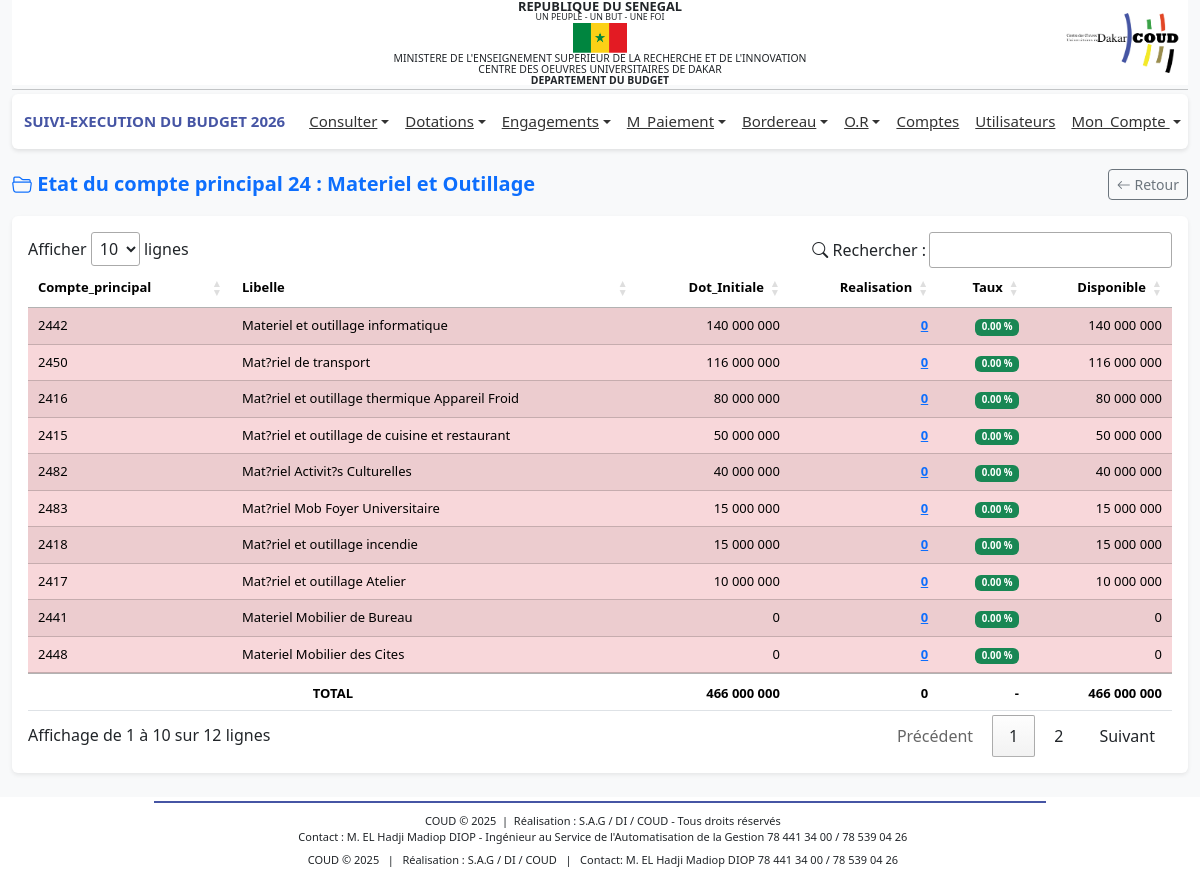
The page /profiles/dg/actuel_2.php?idCp=4 (signed in) on the database as committed earlier.
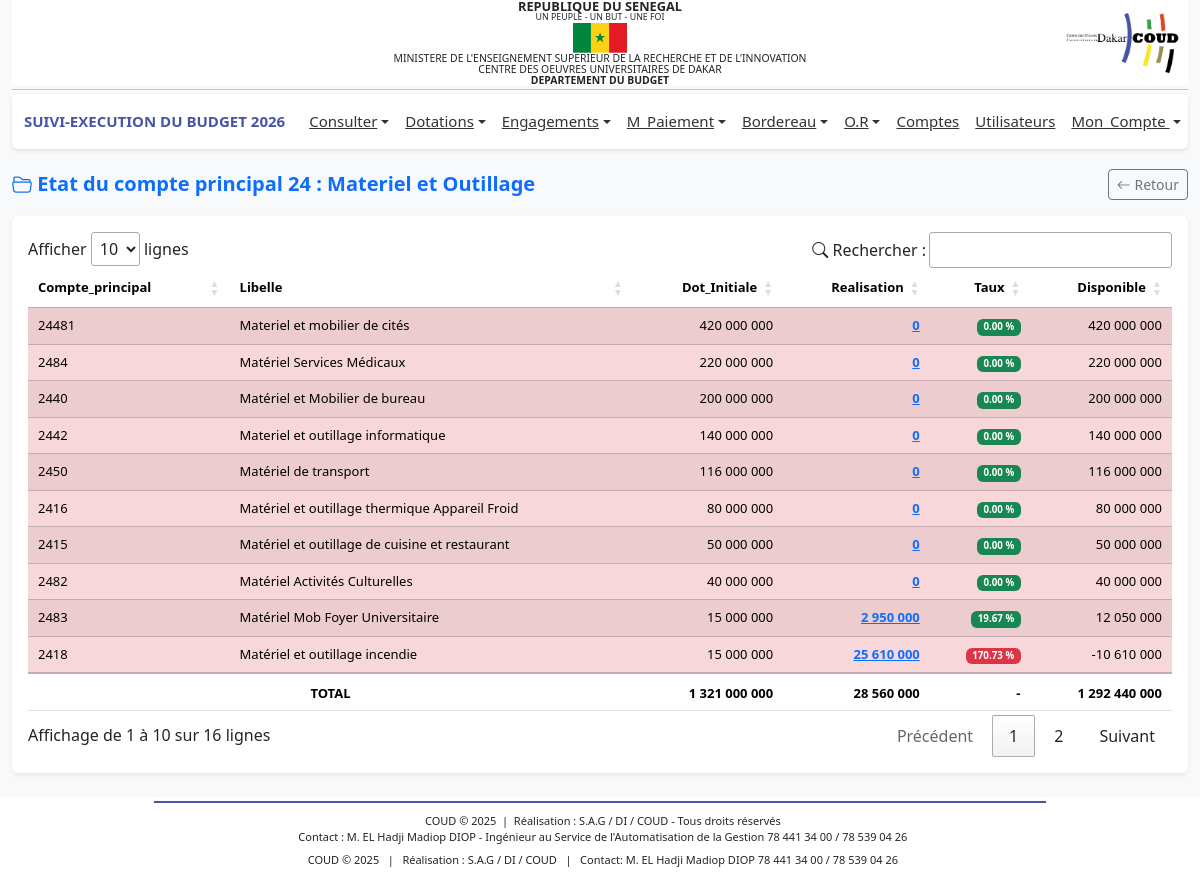
The same page on the database as committed later.
### tables this page shows
CREATE TABLE IF NOT EXISTS `bud_compte` (
  `idCompte` int NOT NULL AUTO_INCREMENT,
  `numCompte` varchar(100) DEFAULT NULL,
  `code` varchar(50) DEFAULT NULL,
  `dateSys` datetime DEFAULT CURRENT_TIMESTAMP,
  `libelle` varchar(255) DEFAULT NULL,
  `idCp` int DEFAULT NULL,
  PRIMARY KEY (`idCompte`),
  UNIQUE KEY `numCompte` (`numCompte`),
  KEY `idCp` (`idCp`)
);

### includes/fonctions.php (called while the page is built, shortened)
<?php
function connexionBD()
{
    $connexion = mysqli_connect('localhost', 'root', '', 'budget_db_2024') or
        die('Serveur inaccessible. Merci de reessayer plus tard.');
    return $connexion;
}
$connexion = connexionBD();
function getExecution_2($idCp)
{
    global $connexion;
    $anneeEnCours = $_SESSION['an'];
    $idCp = (int) $idCp;
    $query = "
    SELECT
        cp.idCp,
        cp.numCp,
        cp.libelle,
        c.idCompte,
        c.numCompte,
        c.libelle AS libelleC,
        cp.nature AS typeCompte,
        COALESCE(d.totalDotations, 0) AS totalDotations,
        COALESCE(d.totalDotInitial, 0) AS totalDotInitial,
        COALESCE(d.totalDotRemanier, 0) AS totalDotRemanier,
        COALESCE(e.totalEngs, 0) AS totalEngs,
        COALESCE(r.totalRecettes, 0) AS totalRecettes,
        COALESCE(o.totalOp, 0) AS totalOp
    FROM bud_comptep cp
    JOIN bud_compte c ON c.idCp = cp.idCp
    /* DOTATIONS */
    LEFT JOIN (
        SELECT
            d.idCompte,
            SUM(d.volume) AS totalDotations,
            SUM(CASE WHEN d.type = 'initiale' THEN d.volume ELSE 0 END) AS totalDotInitial,
            SUM(CASE WHEN d.type = 'remanier' THEN d.volume ELSE 0 END) AS totalDotRemanier
        FROM bud_dotations d
        WHERE d.an = '$anneeEnCours'
        GROUP BY d.idCompte
    ) d ON d.idCompte = c.idCompte
    /* bud_engagements */
    LEFT JOIN (
        SELECT
            eng.idCompte,
            SUM(eng.montant) AS totalEngs
        FROM bud_engagements eng
        GROUP BY eng.idCompte
    ) e ON e.idCompte = c.idCompte
    /* ORDRES DE RECETTES */
    LEFT JOIN (
        SELECT
            idCompte,
            SUM(montant) AS totalRecettes
        FROM bud_ordre_recette
        GROUP BY idCompte
    ) r ON r.idCompte = c.idCompte
    /* OPERATIONS */
    LEFT JOIN (
        SELECT
            eng.idCompte,
            SUM(op.montant) AS totalOp
        FROM bud_operations op
        JOIN bud_engagements eng ON eng.idEng = op.idEng
        GROUP BY eng.idCompte
    ) o ON o.idCompte = c.idCompte
    WHERE c.idCp = '$idCp'
    ORDER BY totalDotations DESC
    ";
    $result = $connexion->query($query);
    return ($result && $result->num_rows > 0)
        ? $result->fetch_all(MYSQLI_ASSOC)
        : [];
}
function getComptePById($idCp)
{
    global $connexion;
    $idCp = (int) $idCp;
    $query = "SELECT cp.idCp, cp.numCp, cp.libelle
              FROM bud_comptep cp
              WHERE cp.idCp = '$idCp'
              LIMIT 1";
    $result = $connexion->query($query);
    if ($result && $result->num_rows > 0) {
        return $result->fetch_assoc();
    } else {
        return null;
    }
}
?>

### profiles/dg/actuel_2.php (the view, shortened to what the changed rows need)
<?php
include '../../includes/fonctions.php';
$idCp = $_GET['idCp'];
$execs1 = getExecution_2($idCp);
foreach ($execs1 as $exec) {
    if ($exec['totalDotRemanier'] != 0) {
        $showRemanier = true;
        break;
    }
}
?>
<?php include '../../includes/header.php';?>
<link rel="stylesheet" href="https://cdn.datatables.net/1.13.6/css/jquery.dataTables.min.css">
<link rel="stylesheet" href="https://cdn.jsdelivr.net/npm/bootstrap-icons@1.11.3/font/bootstrap-icons.css">
<main class="container-fluid mt-3">
    <div class="card shadow-sm border-0">
        <div class="card-body">
            <div class="table-responsive">
                <table id="tableComptes" class="table table-striped table-hover align-middle">
                    <thead class="text-white custom-header">
                        <tr>
                            <th>Compte_principal</th>
                            <th>Libelle</th>
                            <th class="text-end">Dot_Initiale</th>
                            <th class="text-end">Realisation</th>
                            <th class="text-end">Taux</th>
                            <th class="text-end">Disponible</th>
                        </tr>
                    </thead>
                    <tbody>
                        <?php
                        $TDotations = $TEngs = $TOp = $TDotationInitiale = $TDotationRemanier = 0;
                        if (!empty($execs1)) :
                            foreach ($execs1 as $exec) :
                                $realisation = ($exec['typeCompte'] == 'ressource' || $exec['typeCompte'] == 'produit' )
                                    ? $exec['totalRecettes']
                                    : $exec['totalEngs'];
                                $taux = ($exec['totalDotations'] == 0)
                                    ? 0
                                    : ($realisation * 100) / $exec['totalDotations'];
                                $disponible = ($exec['typeCompte'] == 'ressource' || $exec['typeCompte'] == 'produit' )
                                    ? null
                                    : ($exec['totalDotations'] - $realisation);
                                if ($exec['typeCompte'] == 'ressource' || $exec['typeCompte'] == 'produit' ) {
                                    $badgeClass = ($taux < 100) ? 'bg-danger' : (($taux == 100) ? 'bg-success' : 'bg-primary');
                                } else {
                                    $badgeClass = ($taux >= 80) ? 'bg-danger' : (($taux >= 50) ? 'bg-warning text-dark' : 'bg-success');
                                }
                        ?>
                        <tr
                            class="<?= ($exec['typeCompte'] == 'ressource' || $exec['typeCompte'] == 'produit' ) ? 'table-primary' : 'table-danger' ?>">
                            <td><?= $exec['numCompte']; ?></td>
                            <td><?= $exec['libelleC']; ?></td>
                            <td class="text-end">
                                <?= number_format($exec['totalDotInitial'], 0, ',', ' '); ?>
                            </td>
                            <td class="text-end">
                                <?php if ($exec['typeCompte'] == 'ressource' || $exec['typeCompte'] == 'produit' ): ?>
                                <span class="fw-bold text-danger">
                                    <?= number_format($realisation, 0, ',', ' '); ?>
                                </span>
                                <?php else: ?>
                                <a href="actuel_3?numCompte=<?= urlencode($exec['numCompte']); ?>"
                                    class="text-decoration-underline fw-bold text-primary">
                                    <?= number_format($realisation, 0, ',', ' '); ?>
                                </a>
                                <?php endif; ?>
                            </td>
                            <td class="text-end">
                                <span class="badge <?= $badgeClass ?>">
                                    <?= number_format($taux, 2); ?> %
                                </span>
                            </td>
                            <td class="text-end">
                                <?= ($exec['typeCompte'] == 'ressource' || $exec['typeCompte'] == 'produit' )
                                    ? '-'
                                    : number_format($disponible, 0, ',', ' ') ?>
                            </td>
                        </tr>
                        <?php
                            $TDotations += $exec['totalDotations'];
                            $TDotationInitiale += $exec['totalDotInitial'];
                            $TEngs += $realisation;
                        endforeach;
                        endif;
                        ?>
                    </tbody>
                    <tfoot>
                        <tr>
                            <th class="text-center" colspan="2">TOTAL</th>
                            <th class="text-end"><?= number_format($TDotationInitiale, 0, ',', ' '); ?></th>
                            <th class="text-end"><?= number_format($TEngs, 0, ',', ' '); ?></th>
                            <th class="text-end">-</th>
                            <th class="text-end">
                                <?= ($exec['typeCompte'] == 'ressource' || $exec['typeCompte'] == 'produit' )
                                    ? '-'
                                    : number_format(max(0, $TDotations - $TEngs), 0, ',', ' ') ?>
                            </th>
                        </tr>
                    </tfoot>
                </table>
            </div>
        </div>
    </div>
</main>
<?php include '../../includes/footer.php';?>
<link rel="stylesheet" href="https://cdn.datatables.net/buttons/2.4.2/css/buttons.dataTables.min.css">

Rows that differ between the two databases and show on the page:
no longer on this page (row edited): bud_compte: numCompte "2417", libelle "Mat?riel et outillage Atelier", totalDotInitial "10 000 000", realisation "0", taux "0.00", disponible "10 000 000"
no longer on this page (row unchanged): bud_compte: numCompte "2441", libelle "Materiel Mobilier de Bureau", totalDotInitial "0", realisation "0", taux "0.00", disponible "0"
no longer on this page (row unchanged): bud_compte: numCompte "2448", libelle "Materiel Mobilier des Cites", totalDotInitial "0", realisation "0", taux "0.00", disponible "0"
now on this page (row edited): bud_compte: numCompte "24481", libelle "Materiel et mobilier de cités", totalDotInitial "420 000 000", realisation "0", taux "0.00", disponible "420 000 000"
now on this page (row edited): bud_compte: numCompte "2484", libelle "Matériel Services Médicaux", totalDotInitial "220 000 000", realisation "0", taux "0.00", disponible "220 000 000"
now on this page (row edited): bud_compte: numCompte "2440", libelle "Matériel et Mobilier de bureau", totalDotInitial "200 000 000", realisation "0", taux "0.00", disponible "200 000 000"
changed bud_compte: libelle "Mat?riel de transport" → "Matériel de transport"
changed bud_compte: libelle "Mat?riel et outillage thermique Appareil Froid" → "Matériel et outillage thermique Appareil Froid"
changed bud_compte: libelle "Mat?riel et outillage de cuisine et restaurant" → "Matériel et outillage de cuisine et restaurant"
changed bud_compte: libelle "Mat?riel Activit?s Culturelles" → "Matériel Activités Culturelles"
changed bud_compte: libelle "Mat?riel Mob Foyer Universitaire" → "Matériel Mob Foyer Universitaire"; realisation "0" → "2 950 000"; taux "0.00" → "19.67"; disponible "15 000 000" → "12 050 000"
changed bud_compte: libelle "Mat?riel et outillage incendie" → "Matériel et outillage incendie"; realisation "0" → "25 610 000"; taux "0.00" → "170.73"; disponible "15 000 000" → "-10 610 000"
Other text that changed with them:
text written by a page script: "Afficher lignes Rechercher : Affichage de 1 à 10 sur 12 lignes Précédent 1 2 Suivant" → "Afficher lignes Rechercher : Affichage de 1 à 10 sur 16 lignes Précédent 1 2 Suivant"
$TDotationInitiale: "466 000 000" → "1 321 000 000"
$TEngs: "0" → "28 560 000"
max(0, $TDotations - $TEngs): "466 000 000" → "1 292 440 000"
